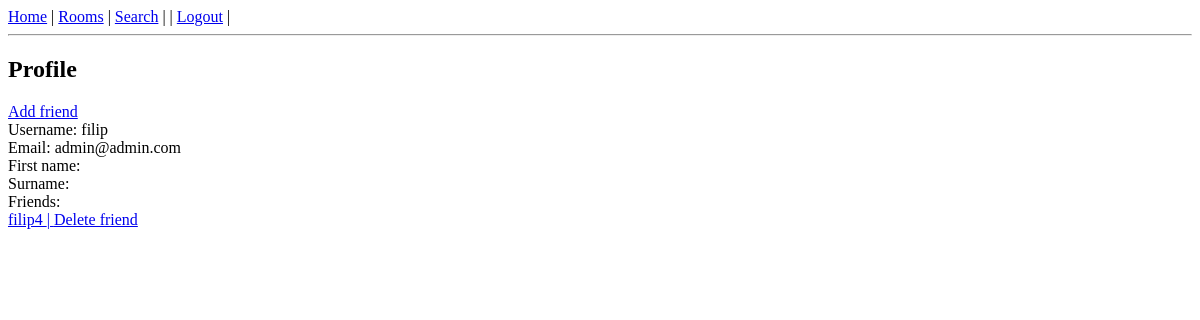
/user/filip, run on an earlier commit of the app's database.
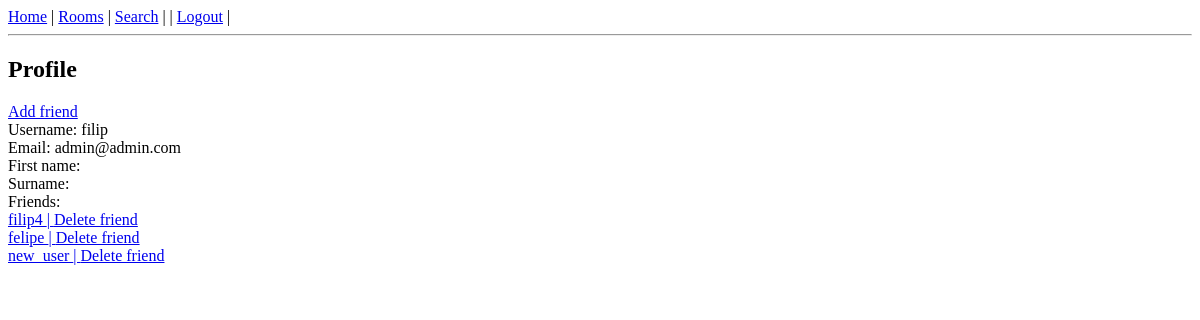
And on a later commit of the database.
### viperchat/models.py (models this page shows)
class User(AbstractUser):
    friends = models.ManyToManyField('self', blank=True, symmetrical=False)
    username = models.SlugField(unique=True, max_length=150)

### viperchat/views.py (the view)
# urls.py: path('user/<slug:username>', vchat.UserProfile.as_view(), name='user_detail'),
class UserProfile(DetailView):
    model = User
    template_name = 'viperchat/user_profile.html'
    context_object_name = 'user'
    def get_object(self, queryset=None):
        username = self.kwargs['username']
        user = User.objects.get(username=username)
        return user

### templates/viperchat/user_profile.html (shortened to what this page needs)
{% extends 'viperchat/base.html' %}
{% block content %}
<h2>Profile</h2>
{% if request.user == user %}
<a href="{% url 'edit_profile' user.username %}">Edit profile</a><br>
{% else %}
<a href="{% url 'add_friend' user.username %}">Add friend</a><br>
{% endif %}
Username: {{ user.username }} <br>
Email: {{ user.email }}<br>
First name: {{ user.first_name }}<br>
Surname: {{ user.last_name }}<br>
Friends: <br>{% for friend in user.friends.all %}
            <a href="{% url 'user_detail' friend.username %}">{{ friend.username }} |  <a href="{% url 'delete_friend' friend.username%}">Delete friend</a></a><br>
        {% endfor %}
{% endblock %}

### templates/viperchat/base.html (shortened to what this page needs)
<!DOCTYPE html>
<html lang="en">
<head>
</head>
<body>
    <a href="{% url 'home' %}">Home</a> |
    <a href="{% url 'rooms' %}">Rooms</a> |
    <a href="{% url 'search' %}">Search</a> |
    {% if user.is_authenticated %}
        <a href="{% url 'user_detail' request.user.username %}">{{ request.user.username }} </a> |
        <a href="{% url 'account_logout' %}">Logout</a> |
    {% else %}
        <a href="{% url 'account_login' %}">Login</a> |
        <a href="{% url 'account_signup' %}">Register</a> |
    {% endif %}
    <hr>
    {% block content %}{% endblock %}
</body>
</html>

What changed in the data, as far as the page shows it:
now on this page (row unchanged): User: username "felipe"
now on this page (row edited): User: username "new_user"
